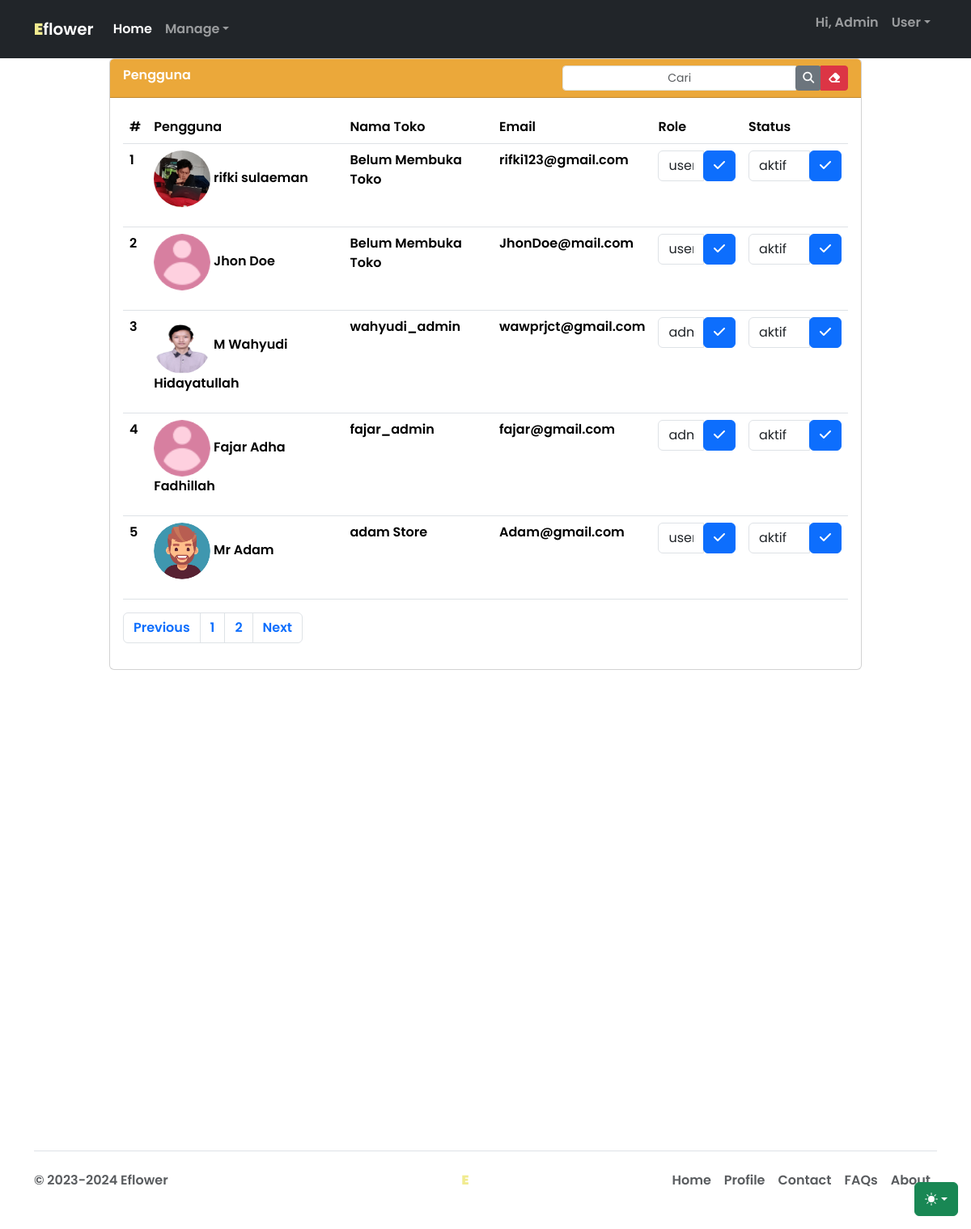
Page /admin/admin-users.php on the committed database.
### tables this page shows
CREATE TABLE `users` (
  `id_user` char(8) NOT NULL,
  `nama_user` varchar(255) DEFAULT NULL,
  `password` varchar(32) DEFAULT NULL,
  `role` enum('admin','user') DEFAULT NULL,
  `user_mail` varchar(255) DEFAULT NULL,
  `foto` varchar(255) DEFAULT NULL,
  `no_telp` char(13) DEFAULT NULL,
  `nama_lengkap` varchar(255) DEFAULT NULL,
  `alamat` longtext DEFAULT NULL,
  `no_rek` char(20) DEFAULT NULL,
  `kota` varchar(255) DEFAULT NULL,
  `status_user` enum('aktif','nonaktif') DEFAULT NULL
);

### admin/admin-users.php (the view, shortened to what this page needs)
<?php
include '../functions/data-connect.php';
$userid = $_SESSION['id'];
$batas = 5;
$halaman = isset($_GET['halaman'])?(int)$_GET['halaman'] : 1;
$halaman_awal = ($halaman>1) ? ($halaman * $batas) - $batas : 0;
$query = mysqli_query($connection, "SELECT * FROM users WHERE id_user != '$userid' LIMIT $halaman_awal, $batas");
$row_data = mysqli_num_rows($query);
$next = $halaman + 1;
$data_conn = mysqli_query($connection,"SELECT * FROM users WHERE id_user != '$userid'");
$jumlah_data = mysqli_num_rows($data_conn);
$total_halaman = ceil($jumlah_data / $batas);
?>
<!DOCTYPE html>
<html lang="en" data-bs-theme="auto">
	<head>
		<link
			rel="stylesheet"
			href="https://cdn.jsdelivr.net/npm/@docsearch/css@3" />
		<link
			href="../assets/libs/bootstrap/css/bootstrap.min.css"
			rel="stylesheet" />
		<link rel="stylesheet" href="../assets/libs/fontawesome/css/all.min.css" />
		<link rel="stylesheet" href="../assets/css-native/app.css" />
	</head>
	<body>
		<div
			class="dropdown position-fixed bottom-0 end-0 mb-3 me-3 bd-mode-toggle">
			<button
				class="btn btn-success py-2 dropdown-toggle d-flex align-items-center"
				id="bd-theme"
				type="button"
				aria-expanded="false"
				data-bs-toggle="dropdown"
				aria-label="Toggle theme (auto)">
				<svg class="bi my-1 theme-icon-active" width="1em" height="1em">
					<use href="#circle-half"></use>
				</svg>
			</button>
		</div>
		<nav class="navbar navbar-expand-md fixed-top bg-dark navbar-dark">
			<div class="container-fluid container">
				<a class="navbar-brand text-leaf fw-bolder" href="#"
					>E<span class="text-white">flower</span></a
				>
				<div class="collapse navbar-collapse" id="navbarCollapse">
					<ul class="navbar-nav me-auto mb-2 mb-md-0">
						<li class="nav-item">
							<a class="nav-link active" aria-current="page" href=".">Home</a>
						</li>
						<li class="nav-item dropdown">
							<a
								href="#"
								class="nav-link dropdown-toggle"
								id="dropdown-1"
								data-bs-toggle="dropdown"
								aria-haspopup="true"
								aria-expanded="false"
								>Manage</a
							>
						</li>
					</ul>
					<ul class="navbar-nav">
						<li class="nav-item">
							<p class="nav-link">Hi, Admin <?php echo $_SESSION['nama_lengkap'] ?></p>
						</li>
						<li class="nav-item dropdown">
							<a
								href="#"
								class="nav-link dropdown-toggle"
								id="dropdown-2"
								data-bs-toggle="dropdown"
								aria-haspopup="true"
								aria-expanded="false"
								>User</a
							>
						</li>
					</ul>
				</div>
			</div>
		</nav>
		<main role="main" class="container">
			<div class="row">
				<div class="container-fluid">
					<div class="col-md-10 mx-auto">
						<div class="card float-center">
							<div class="card-header bg-leaf">
								<span>Pengguna</span>
								<div class="float-end">
										<div class="input-group">
											<input
												type="text"
												class="form-control form-control-sm text-center"
												id="get-value"
												value=""
												placeholder="Cari" />
											<div class="input-group-append" id="search-data">
												<button type="submit" class="btn btn-secondary btn-sm">
													<i class="fas fa-search"></i>
												</button>
											</div>
											<button type="reset" class="btn btn-danger btn-sm" id="clear">
												<i class="fas fa-eraser"></i>
											</button>
										</div>
								</div>
							</div>
							<div class="card-body">
								<table class="table">
									<thead>
										<tr>
											<th scope="col">#</th>
											<th scope="col">Pengguna</th>
											<th scope="col">Nama Toko</th>
											<th scope="col">Email</th>
											<th scope="col">Role</th>
											<th scope="col">Status</th>
										</tr>
									</thead>
									<tbody class="user-data" id="data-user">
										<tr>
										<?php
										$number = 0;
										if($row_data > 0){
											while($data = mysqli_fetch_array($query)) {
												$number++;
												?>
											<td><?= $number; ?></td>
											<td>
												<p>
													<img src="<?php if(empty($data['foto'])) { ?> ../assets/img/profile/user-profile.png <?php } else { ?> ../<?= $data['foto']; ?> <?php } ?>" width="70" height="70" alt="profil" class="rounded-pill" /> <?= $data['nama_lengkap']; ?>
												</p>
											</td>
											<td><?php if(empty($data['nama_user'])) {
												echo 'Belum Membuka Toko';
											} else {
												echo $data['nama_user'];
											} ?></td>
											<td><?= $data['user_mail']; ?></td>
											<td>
												<form action="../functions/update-user.php" method="post">
													<div class="input-group">
														<select class="form-control" name="role" id="">
															<option value="" disabled selected><?= $data['role']; ?></option>
														</select>
														<div class="input-group-append">
															<button type="submit" class="btn btn-primary"><i class="fas fa-check"></i></button>
														</div>
													</div>
												</form>
											</td>
											<td>
												<form action="../functions/update-user.php" method="post">
													<div class="input-group">
														<select class="form-control" name="stat" id="">
															<option value="" disabled selected><?= $data['status_user']; ?></option>
														</select>
														<div class="input-group-append">
															<button type="submit" class="btn btn-primary"><i class="fas fa-check"></i></button>
														</div>
													</div>
												</form>
											</td>
										</tr>
										<?php }} ?>
									</tbody>
								</table>
								<nav aria-label="...">
									<ul class="pagination">
										<li class="page-item">
											<a class="page-link" <?php if($halaman > 1){ echo "href='?halaman=$Previous'"; } ?>>Previous</a>
										</li>
										<?php
										for($x=1;$x<=$total_halaman;$x++){
											?>
										<li class="page-item"><a class="page-link" href="?halaman=<?php echo $x ?>"><?php echo $x; ?></a></li>
											<?php
										}
										?>
										<li class="page-item">
											<a  class="page-link" <?php if($halaman < $total_halaman) { echo "href='?halaman=$next'"; } ?>>Next</a>
										</li>
									</ul>
								</nav>
							</div>
						</div>
					</div>
				</div>
			</div>
		</main>
		<?php include '../footer.php'; ?>
	</body>
</html>

### assets/css-native/app.css (style rules this page uses)
body { min-height: 75rem; padding-top: 4.5rem; }
* { font-family: "Poppins", sans-serif; font-weight: 600; font-style: normal; }
.bi { vertical-align: -0.125em; fill: currentColor; }
.bd-mode-toggle { z-index: 1500; }
.text-leaf { color: #f1eb90; }
.bg-leaf { background-color: #EBA83A; color: #ffff; }

### rows in the picture
users: foto (picture), nama_lengkap "rifki sulaeman", nama_user "Belum Membuka Toko", user_mail "rifki123@gmail.com", role "user", stat "aktif"
users: nama_lengkap "Jhon Doe", shows "Belum Membuka Toko", user_mail "JhonDoe@mail.com", role "user", stat "aktif"
users: foto (picture), nama_lengkap "M Wahyudi Hidayatullah", nama_user "wahyudi_admin", user_mail "wawprjct@gmail.com", role "admin", stat "aktif"
users: nama_lengkap "Fajar Adha Fadhillah", nama_user "fajar_admin", user_mail "fajar@gmail.com", role "admin", stat "aktif"
users: foto (picture), nama_lengkap "Mr Adam", nama_user "adam Store", user_mail "Adam@gmail.com", role "user", stat "aktif"
